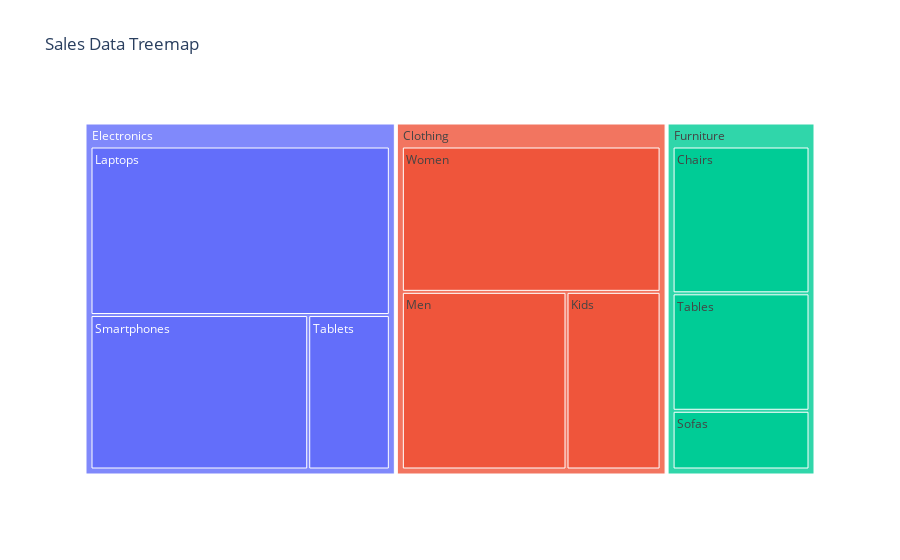

Notebook cell for this chart:
### Code cell
# Sales data
data = {
    'Category': ['Electronics', 'Electronics', 'Electronics', 
                 'Furniture', 'Furniture', 'Furniture', 
                 'Clothing', 'Clothing', 'Clothing'],
    'Subcategory': ['Laptops', 'Smartphones', 'Tablets', 
                    'Chairs', 'Tables', 'Sofas', 
                    'Men', 'Women', 'Kids'],
    'Sales': [120000, 80000, 30000, 
              50000, 40000, 20000, 
              70000, 90000, 40000]
}
df = pd.DataFrame(data)
# Creating the treemap
fig = px.treemap(
    df,
    path=['Category', 'Subcategory'],
    values='Sales',
    title='Sales Data Treemap'
)
fig.show()

### Figure 1 — Plotly figure (JSON) as saved in the notebook; plotly's stock layout.template omitted (floating-point values rounded to 4 significant figures)
{"data": [{"branchvalues": "total", "domain": {"x": [0, 1], "y": [0, 1]}, "hovertemplate": "labels=%{label}<br>Sales=%{value}<br>parent=%{parent}<br>id=%{id}<extra></extra>", "ids": ["Furniture/Chairs", "Clothing/Kids", "Electronics/Laptops", "Clothing/Men", "Electronics/Smartphones", "Furniture/Sofas", "Furniture/Tables", "Electronics/Tablets", "Clothing/Women", "Clothing", "Electronics", "Furniture"], "labels": ["Chairs", "Kids", "Laptops", "Men", "Smartphones", "Sofas", "Tables", "Tablets", "Women", "Clothing", "Electronics", "Furniture"], "name": "", "parents": ["Furniture", "Clothing", "Electronics", "Clothing", "Electronics", "Furniture", "Furniture", "Electronics", "Clothing", "", "", ""], "type": "treemap", "values": [50000, 40000, 120000, 70000, 80000, 20000, 40000, 30000, 90000, 200000, 230000, 110000]}], "layout": {"legend": {"tracegroupgap": 0}, "title": {"text": "Sales Data Treemap"}}}
